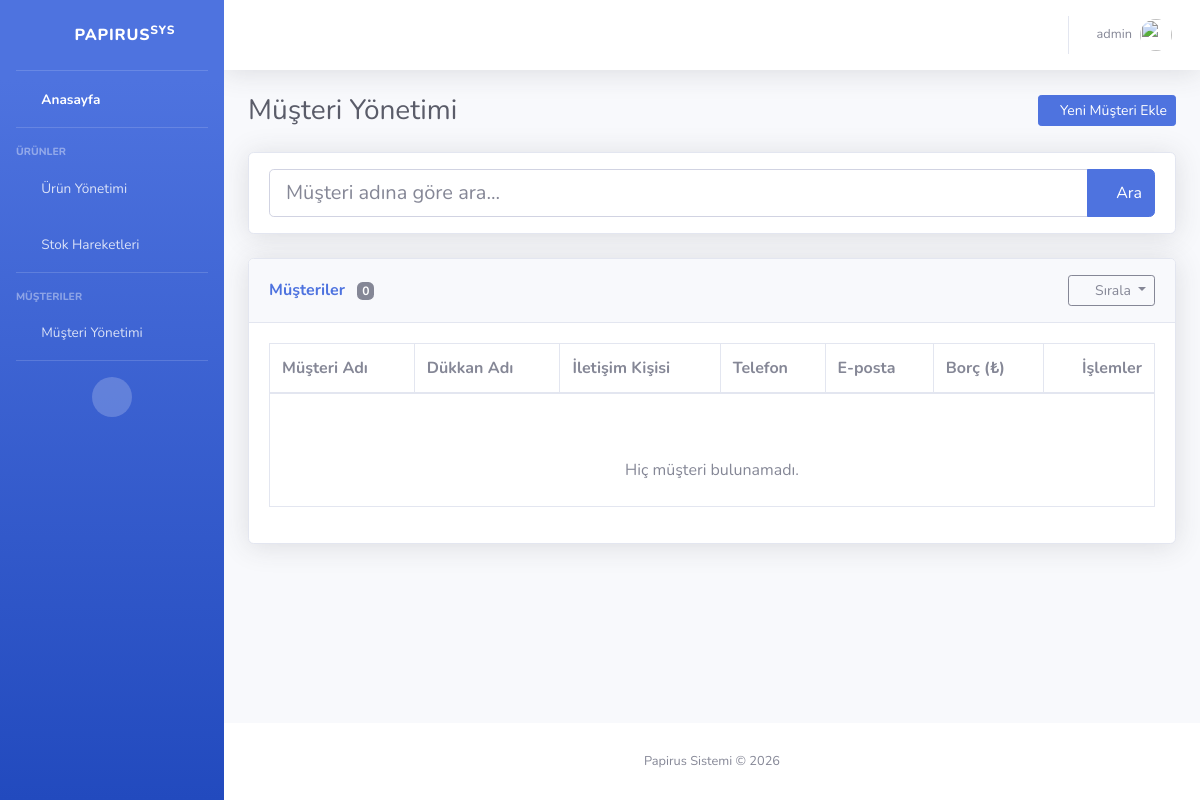
The page /customers/ (signed in) on the database as committed earlier.
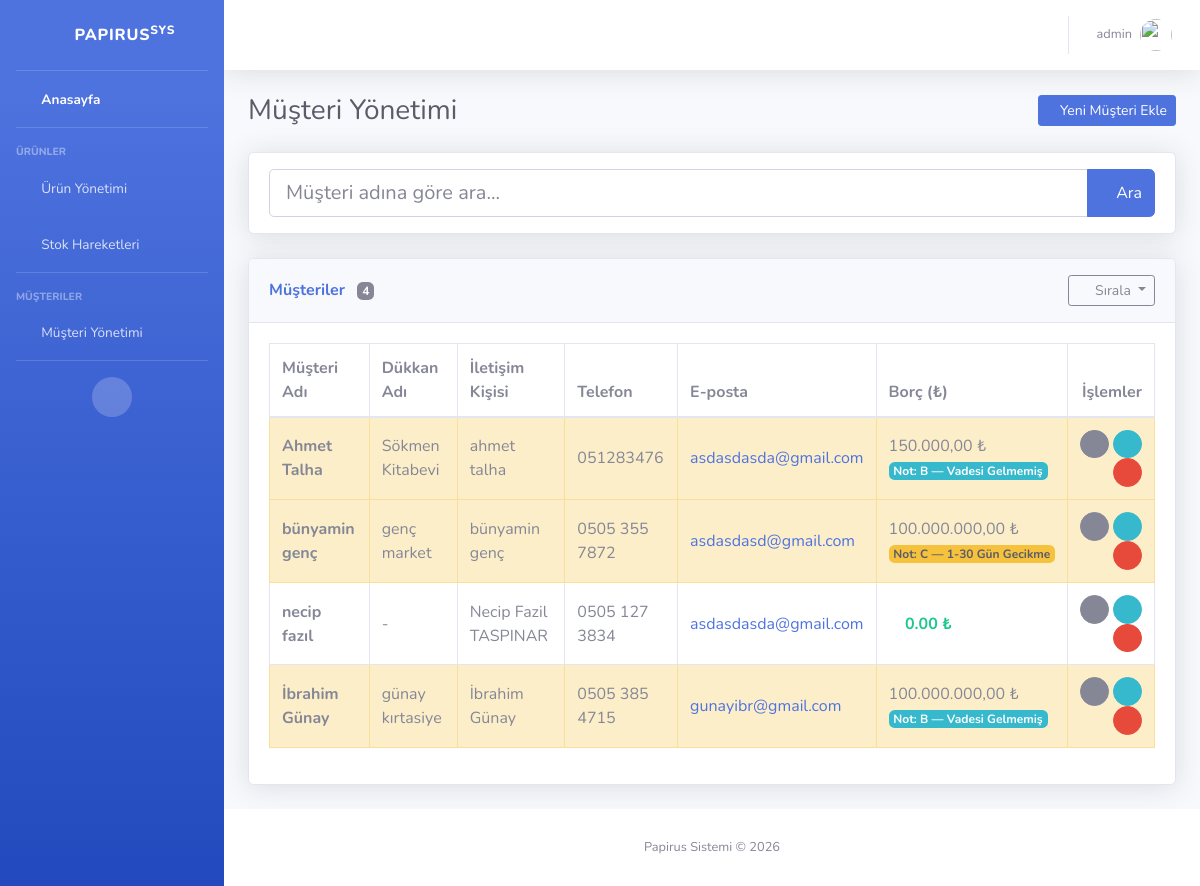
The same page on the database as committed later.
### inventory/models.py (models this page shows, shortened)
class Customer(models.Model):
    name = models.CharField(max_length=255, verbose_name=_("Customer Name"))
    shop_name = models.CharField(max_length=255, blank=True, default="", verbose_name=_("Shop Name"))
    phone = models.CharField(max_length=50, blank=True, default="", verbose_name=_("Phone"))
    email = models.EmailField(blank=True, default="", verbose_name=_("Email"))
    address = models.TextField(blank=True, default="", verbose_name=_("Address"))
    tax_number = models.CharField(max_length=50, blank=True, default="", verbose_name=_("Tax Number"))
    contact_person = models.CharField(max_length=255, blank=True, default="", verbose_name=_("Contact Person"))
    debt = models.FloatField(default=0.0, verbose_name=_("Debt (₺)"))
    debt_due_date = models.DateField(null=True, blank=True, verbose_name=_("Payment Due Date"))
    notes = models.TextField(blank=True, default="", verbose_name=_("Notes"))
    created_at = models.DateTimeField(auto_now_add=True, verbose_name=_("Created At"))
    @property
    def days_overdue(self):
        if not self.debt_due_date or self.debt <= 0:
            return None
        return (date.today() - self.debt_due_date).days
    @property
    def risk_score(self):
        days = self.days_overdue
        if days is None or days <= 0:
            return 0
        return round(self.debt * days, 2)
    @property
    def debt_rating(self):
        if self.debt <= 0:
            return 'A'
        if not self.debt_due_date:
            return 'B'
        days = self.days_overdue
        if days < 0:
            return 'B'
        elif days <= 30:
            return 'C'
        elif days <= 90:
            return 'D'
        else:
            return 'F'
    class Meta:
        ordering = ['name']

### inventory/views.py (the view)
# urls.py: path('customers/', views.customer_list, name='customer_list'),
@login_required
def customer_list(request):
    q = request.GET.get('q', '').strip()
    sort = request.GET.get('sort', 'name')
    customers = Customer.objects.all()
    if q:
        customers = customers.filter(name__icontains=q)
    if sort == 'name':
        customers = customers.order_by('name')
    elif sort == 'shop_name':
        customers = customers.order_by('shop_name', 'name')
    elif sort == 'debt_asc':
        customers = customers.order_by('debt', 'name')
    elif sort == 'debt_desc':
        customers = customers.order_by('-debt', 'name')
    elif sort == 'created':
        customers = customers.order_by('-created_at')
    else:
        customers = customers.order_by('name')
    if sort == 'rating':
        rating_order = {'A': 0, 'B': 1, 'C': 2, 'D': 3, 'F': 4}
        customers = sorted(customers, key=lambda c: (rating_order.get(c.debt_rating, 9), c.name))
    get_params = request.GET.copy()
    get_params.pop('sort', None)
    sort_params = get_params.urlencode()
    return render(request, 'inventory/customer_list.html', {
        'customers': customers,
        'q': q,
        'current_sort': sort,
        'sort_params': sort_params,
    })

### inventory/templatetags/custom_filters.py (called while the page is built)
@register.filter
def format_phone(value):
    if not value:
        return value
    digits = ''.join(filter(str.isdigit, str(value)))
    if len(digits) == 11:
        return f"{digits[0:4]} {digits[4:7]} {digits[7:11]}"
    elif len(digits) == 10:
        return f"{digits[0:3]} {digits[3:6]} {digits[6:10]}"
    return value

@register.filter
def format_money(value):
    try:
        value = float(value)
        formatted = f"{value:,.2f}"
        formatted = formatted.replace(',', 'X').replace('.', ',').replace('X', '.')
        return formatted
    except (ValueError, TypeError):
        return value

### templates/inventory/customer_list.html (shortened to what this page needs)
{% extends 'base.html' %}
{% load i18n %}
{% load custom_filters %}
{% block content %}
<div class="d-sm-flex align-items-center justify-content-between mb-4">
    <h1 class="h3 mb-0 text-gray-800">{% trans "Customer Management" %}</h1>
    <a href="{% url 'customer_create' %}" class="btn btn-primary btn-sm">
        <i class="fas fa-plus fa-sm text-white-50"></i> {% trans "Add New Customer" %}
    </a>
</div>
<div class="card shadow mb-4">
    <div class="card-body py-3">
        <form method="GET" action="">
            <div class="input-group">
                <input type="text" name="q" class="form-control form-control-lg"
                       placeholder="{% trans 'Search by customer name...' %}" value="{{ q }}">
                <div class="input-group-append">
                    <button class="btn btn-primary" type="submit">
                        <i class="fas fa-search"></i> {% trans "Search" %}
                    </button>
                </div>
            </div>
        </form>
    </div>
</div>
<div class="card shadow mb-4">
    <div class="card-header py-3 d-flex align-items-center justify-content-between">
        <h6 class="m-0 font-weight-bold text-primary">
            {% trans "Customers" %}
            <span class="badge badge-secondary ml-2">{{ customers|length }}</span>
        </h6>
        <div class="dropdown">
            <button class="btn btn-outline-secondary btn-sm dropdown-toggle" type="button" data-toggle="dropdown">
                <i class="fas fa-sort mr-1"></i> {% trans "Sort" %}
            </button>
        </div>
    </div>
    <div class="card-body">
        <div class="table-responsive">
            <table class="table table-bordered table-hover" width="100%" cellspacing="0">
                <thead>
                    <tr>
                        <th>{% trans "Customer Name" %}</th>
                        <th>{% trans "Shop Name" %}</th>
                        <th>{% trans "Contact Person" %}</th>
                        <th>{% trans "Phone" %}</th>
                        <th>{% trans "Email" %}</th>
                        <th>{% trans "Debt (₺)" %}</th>
                        <th class="text-right">{% trans "Actions" %}</th>
                    </tr>
                </thead>
                <tbody>
                    {% for customer in customers %}
                    <tr {% if customer.debt > 0 %}class="table-warning"{% endif %}>
                        <td class="align-middle font-weight-bold">{{ customer.name }}</td>
                        <td class="align-middle">{{ customer.shop_name|default:"-" }}</td>
                        <td class="align-middle">{{ customer.contact_person|default:"-" }}</td>
                        <td class="align-middle">{{ customer.phone|format_phone|default:"-" }}</td>
                        <td class="align-middle">
                            {% if customer.email %}
                            <a href="mailto:{{ customer.email }}">{{ customer.email }}</a>
                            {% else %}-{% endif %}
                        </td>
                        <td class="align-middle">
                            {% if customer.debt > 0 %}
                            <div>{{ customer.debt|format_money }} ₺</div>
                            {% if customer.debt_rating == 'B' %}
                                <span class="badge badge-info">{% trans "Note" %}: B — {% trans "Not Due Yet" %}</span>
                            {% elif customer.debt_rating == 'C' %}
                                <span class="badge badge-warning text-dark">{% trans "Note" %}: C — {% trans "1-30 Days Late" %}</span>
                            {% elif customer.debt_rating == 'D' %}
                                <span class="badge badge-danger">{% trans "Note" %}: D — {% trans "31-90 Days Late" %}</span>
                            {% elif customer.debt_rating == 'F' %}
                                <span class="badge badge-dark">{% trans "Note" %}: F — {% trans "90+ Days Late" %}</span>
                            {% endif %}
                            {% else %}
                            <span class="text-success font-weight-bold">
                                <i class="fas fa-check-circle mr-1"></i>0.00 ₺
                            </span>
                            {% endif %}
                        </td>
                        <td class="text-right align-middle">
                            <button type="button" class="btn btn-secondary btn-circle btn-sm"
                                    title="{% trans 'Customer Details' %}"
                                    data-toggle="modal" data-target="#detailModal{{ customer.pk }}">
                                <i class="fas fa-eye"></i>
                            </button>
                            <a href="{% url 'customer_update' customer.pk %}"
                               class="btn btn-info btn-circle btn-sm" title="{% trans 'Edit' %}">
                                <i class="fas fa-edit"></i>
                            </a>
                            <a href="{% url 'customer_delete' customer.pk %}"
                               class="btn btn-danger btn-circle btn-sm" title="{% trans 'Delete' %}">
                                <i class="fas fa-trash"></i>
                            </a>
                        </td>
                    </tr>
                    {% empty %}
                    <tr>
                        <td colspan="7" class="text-center text-muted py-4">
                            <i class="fas fa-users fa-2x mb-2 d-block"></i>
                            {% trans "No customers found." %}
                        </td>
                    </tr>
                    {% endfor %}
                </tbody>
            </table>
        </div>
    </div>
</div>
{% endblock %}

### templates/base.html (shortened to what this page needs)
{% load static %}
{% load i18n %}
<!DOCTYPE html>
<html lang="{{ LANGUAGE_CODE }}">
<head>
    <link href="{% static 'vendor/fontawesome-free/css/all.min.css' %}" rel="stylesheet" type="text/css">
    <link href="{% static 'css/sb-admin-2.min.css' %}" rel="stylesheet">
</head>
<body id="page-top">
    <div id="wrapper">
        <ul class="navbar-nav bg-gradient-primary sidebar sidebar-dark accordion" id="accordionSidebar">
            <a class="sidebar-brand d-flex align-items-center justify-content-center" href="/">
                <div class="sidebar-brand-icon rotate-n-15">
                    <i class="fas fa-box"></i>
                </div>
                <div class="sidebar-brand-text mx-3">Papirus<sup>SYS</sup></div>
            </a>
            <hr class="sidebar-divider my-0">
            <li class="nav-item active">
                <a class="nav-link" href="/">
                    <i class="fas fa-fw fa-tachometer-alt"></i>
                    <span>{% trans "Dashboard" %}</span>
                </a>
            </li>
            <hr class="sidebar-divider">
            <div class="sidebar-heading">{% trans "Products" %}</div>
            <li class="nav-item">
                <a class="nav-link" href="{% url 'product_list' %}">
                    <i class="fas fa-fw fa-table"></i>
                    <span>{% trans "Product Management" %}</span>
                </a>
            </li>
            <li class="nav-item">
                <a class="nav-link" href="{% url 'all_stock_movements' %}">
                    <i class="fas fa-fw fa-history"></i>
                    <span>{% trans "Stock Movements" %}</span>
                </a>
            </li>
            <hr class="sidebar-divider">
            <div class="sidebar-heading">{% trans "Customers" %}</div>
            <li class="nav-item">
                <a class="nav-link" href="{% url 'customer_list' %}">
                    <i class="fas fa-fw fa-users"></i>
                    <span>{% trans "Customer Management" %}</span>
                </a>
            </li>
            <hr class="sidebar-divider d-none d-md-block">
            <div class="text-center d-none d-md-inline">
                <button class="rounded-circle border-0" id="sidebarToggle"></button>
            </div>
        </ul>
        <div id="content-wrapper" class="d-flex flex-column">
            <div id="content">
                <nav class="navbar navbar-expand navbar-light bg-white topbar mb-4 static-top shadow">
                    <ul class="navbar-nav ml-auto">
                        <li class="nav-item dropdown no-arrow mr-2">
                            <a class="nav-link dropdown-toggle" href="#" id="langDropdown" role="button"
                               data-toggle="dropdown" aria-haspopup="true" aria-expanded="false">
                                <i class="fas fa-globe fa-fw"></i>
                            </a>
                        </li>
                        <li class="nav-item dropdown no-arrow">
                            <a class="nav-link dropdown-toggle" href="#" id="userDropdown" role="button"
                                data-toggle="dropdown" aria-haspopup="true" aria-expanded="false">
                                <span class="mr-2 d-none d-lg-inline text-gray-600 small">{{ user.username }}</span>
                                <img class="img-profile rounded-circle" src="{% static 'img/undraw_profile.svg' %}">
                            </a>
                        </li>
                    </ul>
                </nav>
                <div class="container-fluid">
                    {% block content %}{% endblock %}
                </div>
            </div>
            <footer class="sticky-footer bg-white">
                <div class="container my-auto">
                    <div class="copyright text-center my-auto">
                        <span>Papirus Sistemi &copy; 2026</span>
                    </div>
                </div>
            </footer>
        </div>
    </div>
</body>
</html>

Rows that differ between the two databases and show on the page:
added Customer: name "Ahmet Talha", shop_name "Sökmen Kitabevi", contact_person "ahmet talha", phone "051283476", email "asdasdasda@gmail.com", debt "150.000,00"
added Customer: name "bünyamin genç", shop_name "genç market", contact_person "bünyamin genç", phone "0505 355 7872", email "asdasdasd@gmail.com", debt "100.000.000,00"
added Customer: name "necip fazıl", shop_name "-", contact_person "Necip Fazil TASPINAR", phone "0505 127 3834", email "asdasdasda@gmail.com", debt 0 (drawn)
added Customer: name "İbrahim Günay", shop_name "günay kırtasiye", contact_person "İbrahim Günay", phone "0505 385 4715", email "gunayibr@gmail.com", debt "100.000.000,00"
Other text that changed with them:
{{ customers|length }}: "0" → "4"
text no longer shown: "Hiç müşteri bulunamadı."
